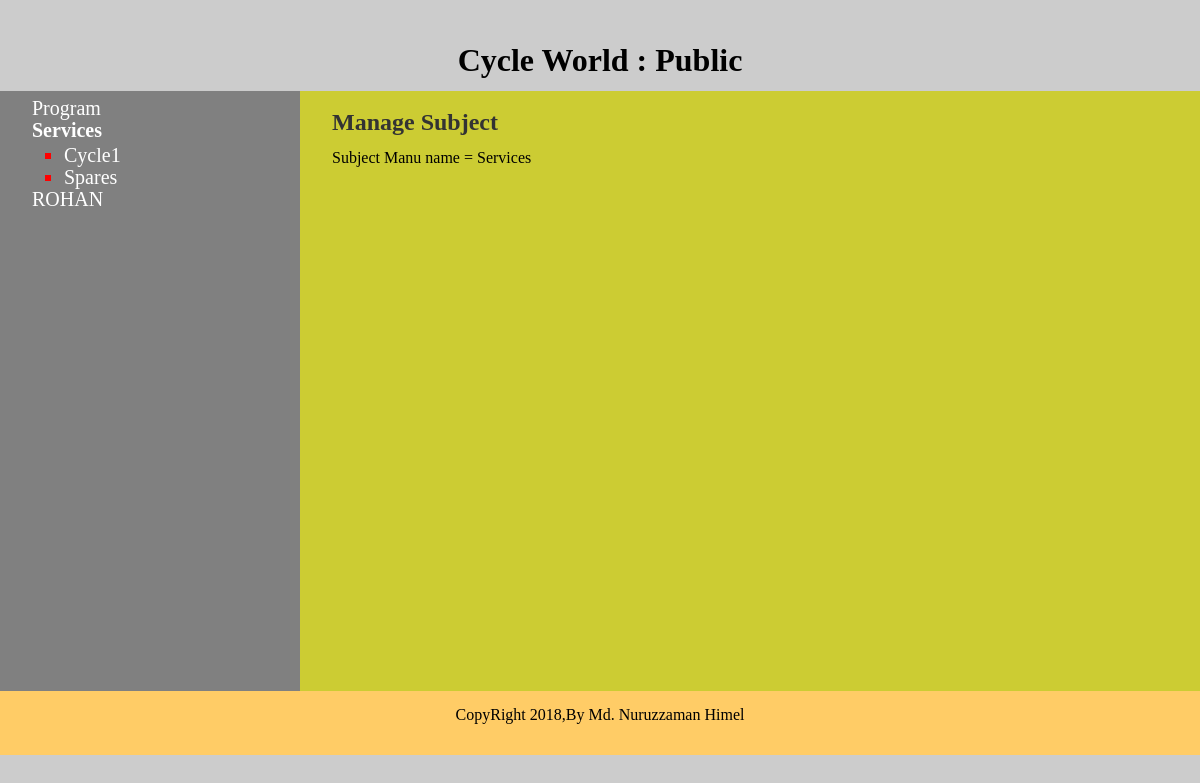
Screenshot of /index.php?subject_id=2 with the database file from the repository.
### tables this page shows
CREATE TABLE IF NOT EXISTS `subjects` (
  `id` int(10) NOT NULL AUTO_INCREMENT,
  `manu_name` varchar(30) NOT NULL,
  `position` int(3) NOT NULL,
  `visible` tinyint(1) NOT NULL,
  PRIMARY KEY (`id`)
);

CREATE TABLE IF NOT EXISTS `pages` (
  `id` int(10) NOT NULL AUTO_INCREMENT,
  `subject_id` int(3) NOT NULL,
  `manu_name` varchar(30) NOT NULL,
  `position` int(5) NOT NULL,
  `visible` tinyint(1) NOT NULL,
  `content` text,
  PRIMARY KEY (`id`),
  KEY `subject_id` (`subject_id`)
);

### public/index.php (the view, shortened to what this page needs)
<?php include("../includes/dbconnection.php") ?>
<?php include("../includes/functions.php") ?>
<?php include("../includes/layouts/header.php") ?>
<?php
	find_selected_page(true);
?>
    <div id="header">
    	<h1>Cycle World : <?php if(isset($layout_context)){ echo $layout_context; } ?> </h1>
    </div>
    <div id="main">
    <div id="navigation">
    	<?php echo  public_nevigation($current_subject,$current_page); ?>
	</div>
	<div id="page">
        <p>
        	<?php
			if(isset($current_subject))
			{ echo "<h2> Manage Subject</h2>";
				echo "Subject Manu name = ".htmlentities($current_subject["manu_name"])."<br><br>";
			?>
		<?php }
			 ?>
        </p>
	</div>
<?php include("../includes/layouts/footer.php") ?>

### includes/functions.php (shortened to what this page needs)
<?php
function find_all_subjects($public=true){
	global $connection;
	$quere="SELECT * FROM subjects ";
	if($public)
	{
		$quere .="WHERE visible=1 ";
	}
	$subject_set = mysqli_query($connection,$quere);
	return 	$subject_set;
}
function find_all_pages_from_subject($subject_id,$public=true){
	global $connection;
	$subject_id=mysqli_real_escape_string($connection,$subject_id);
	$quere="SELECT * FROM pages ";
	$quere .="WHERE subject_id=$subject_id ";
	if($public)
	{
		$quere .="AND visible=1 ";
	}
	$page_set = mysqli_query($connection,$quere);
	return $page_set;
}
function find_subject_by_id($selected_subject_id){
	global $connection;
	$selected_subject_id = mysqli_real_escape_string($connection,$selected_subject_id);
	$quere="SELECT * FROM subjects ";
	$quere .="WHERE visible=1 ";
	$quere .="AND id=$selected_subject_id ";
	$subject_set = mysqli_query($connection,$quere);
	if($subject_row = mysqli_fetch_assoc($subject_set)){
	return $subject_row;
	}else{
	return NULL;
	}
}
function find_selected_page(){
	if(isset($_GET["subject_id"]))
	{
		$current_subject = find_subject_by_id($_GET["subject_id"]);
		$current_page=NULL;
	}
}
function public_nevigation($subject_array,$page_array)
{
	$subject_set = find_all_subjects();
	$output = "<ul type=\"disc\" class=\"subjects\">";
	while($subject = mysqli_fetch_assoc($subject_set)) {
		$output .= " <div class=\"subjectList\">";
		$output .= "<li" ;
		if($subject_array && $subject["id"] == $subject_array["id"]){
		$output .= " class=\"selected\"";
		}
		$output .= ">";
		$output .= "<a href=\"index.php?subject_id=";
		$output .= urlencode($subject["id"]);
		$output .="\">";
		$output .= htmlentities($subject["manu_name"]);
		$output .= "</a>";
		if($subject_array["id"] == $subject["id"] || $page_array["subject_id"] == $subject["id"] )
		{
			$page_set = find_all_pages_from_subject($subject["id"]);
			$output .="<ul class=\"pages\">";
			while($page = mysqli_fetch_assoc($page_set))
			 {
					$output .=" <div class=\"pageList\">";
					$output .= "<li" ;
					$output .= ">";
					$output .=" <a href=\"index.php?page_id=";
					$output .= urlencode($page["id"]) ;
					$output .="\">";
					$output .= htmlentities($page["manu_name"]);
					$output .="</a></li></div>";
			  }
				$output .= "</ul>";
			}
			$output .= "</li> </div>";
		}
	$output .="</ul>";
	return $output;
}
?>

### public/syslesheet/main.css (style rules this page uses)
html { height:100%; width:100%; }
body { width:100%;height:100%; margin:0;padding:0;border:0; font-family:times new Cambria, "Hoefler Text", "Liberation Serif", Times, "Times New Roman", serif; font-size::14px; line-height:15px; background:#ccc; }
a { color:black; }
#header { height:70px; margin:0; padding:0; text-align:center;color:#000; }
#header h1 { padding:1em ; font-size:2eml margin:0;font-weight:bold; }
#main { height:600px; width:100%; margin:0;padding:0; background:#cc3; }
#navigation { background: gray none repeat scroll 0 0; color: #fff; float: left; height: 100%; margin: 0; padding: 0 2em; width: 236px; }
#navigation a { color:#fff; text-decoration:none; }
ul.subjects { margin:1em 0; padding-left:0;list-style:none; color:red; font-size:1.2em; }
ul.pages { padding-left:2em;list-style:square; font-weight:normal; font-size:0.8em; }
.selected { font-weight:bold; }
#page { float:left;height:100%;width:400px; padding-left:2em;vertical-align:top; background:#cc3; }
#page h2 { color:#333; margin-top:1em; }
#navigation ul { margin-top: 10px; }
.subjects li { font-size: 20px; margin-bottom: 7px; }

### rows the page displays
subjects: value "Program"
subjects: value "Services", manu_name "Services"
pages: value "Cycle1"
pages: value "Spares"
subjects: value "ROHAN"

### other values shown
$layout_context "Public"
